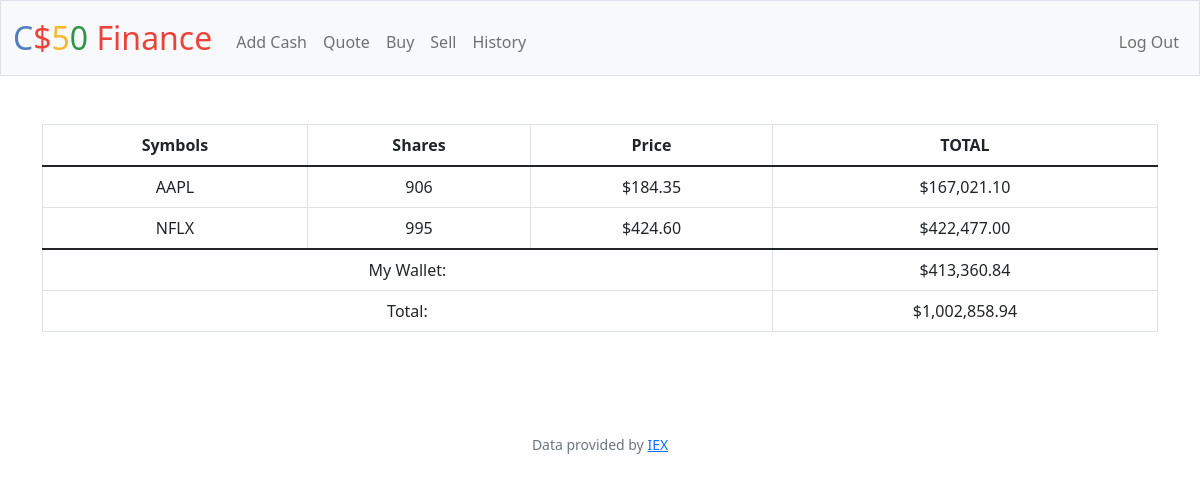
The page / (signed in) on the database its author committed.
### tables this page shows
CREATE TABLE "transactions" (
	"id"	INTEGER NOT NULL,
	"user_id"	INTEGER,
	"symbol"	TEXT,
	"shares"	INTEGER,
	"price"	REAL,
	"date"	INTEGER,
	PRIMARY KEY("id" AUTOINCREMENT)
);

CREATE TABLE users (id INTEGER PRIMARY KEY AUTOINCREMENT NOT NULL, username TEXT NOT NULL, hash TEXT NOT NULL, cash NUMERIC NOT NULL DEFAULT 10000.00);

### app.py (the view)
@app.route("/")
@login_required
def index():
    user_id = session["user_id"]
    trans_db = db.execute(
        "SELECT symbol, SUM(shares) AS shares, price FROM transactions WHERE user_id = ? GROUP BY symbol",
        user_id,
    )
    cash_db = db.execute("SELECT cash FROM users WHERE id = ?", user_id)
    usercash = cash_db[0]["cash"]
    grand_total = 0
    for row in trans_db:
        shares = row["shares"]
        price = row["price"]
        total = shares * price
        row["total"] = total
        grand_total += total
    grand_total += usercash
    return render_template(
        "index.html", database=trans_db, cash=usercash, grand_total=grand_total
    )

### app.py (called while the page is built)
@app.after_request
def after_request(response):
    response.headers["Cache-Control"] = "no-cache, no-store, must-revalidate"
    response.headers["Expires"] = 0
    response.headers["Pragma"] = "no-cache"
    return response

### helpers.py (called while the page is built)
def login_required(f):
    @wraps(f)
    def decorated_function(*args, **kwargs):
        if session.get("user_id") is None:
            return redirect("/login")
        return f(*args, **kwargs)
    return decorated_function

def usd(value):
    return f"${value:,.2f}"

### templates/index.html (shortened to what this page needs)
{% extends "layout.html" %}
{% block main %}
<div class="container">
    <table class="table table-bordered">
        <thead class="thead-dark">
            <tr>
                <th>Symbols</th>
                <th>Shares</th>
                <th>Price</th>
                <th>TOTAL</th>
            </tr>
        </thead>
        <tbody>
            {% for row in database %}
            <tr>
                <td>{{ row["symbol"] }}</td>
                <td>{{ row["shares"] }}</td>
                <td>{{ row["price"] | usd }}</td>
                <td>{{ row["total"] | usd }}</td>
            </tr>
            {% endfor %}
        </tbody>
        <tfoot>
            <tr>
                <td colspan="3">My Wallet:</td>
                <td id="wallet">{{ cash | usd}}</td>
            </tr>
            <tr>
                <td colspan="3">Total:</td>
                <td id="totalSum">{{ grand_total | usd }}</td>
            </tr>
        </tfoot>
    </table>
</div>
<p class="ch">9,888.00</p>
<p class="ch">9,944.00</p>
{% endblock %}

### templates/index.html (style rules this page uses)
.ch { color: white; font-size: 2px; }

### rows shown on the page
transactions: symbol "AAPL", shares "906", price "$184.35", total "$167,021.10"
transactions: symbol "NFLX", shares "995", price "$424.60", total "$422,477.00"
users: cash "$413,360.84"

### other values the page prints
{{ grand_total | usd }} "$1,002,858.94"
